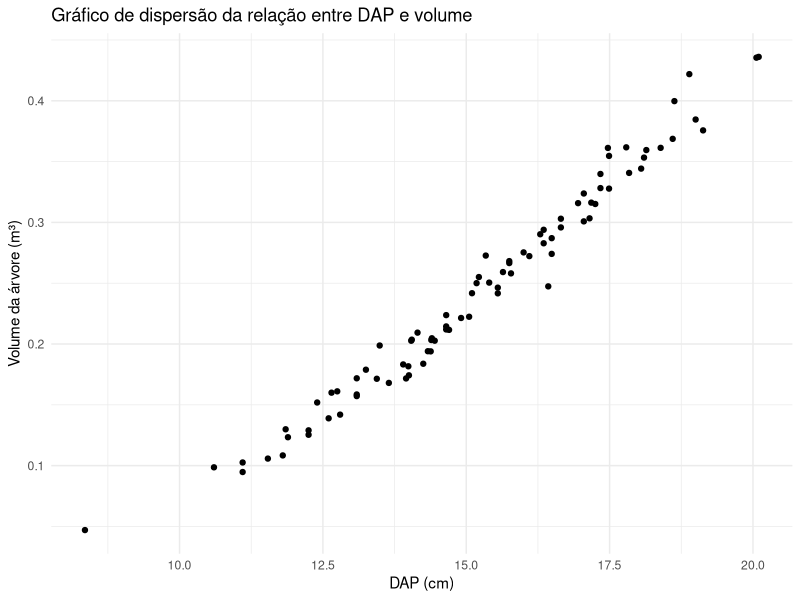
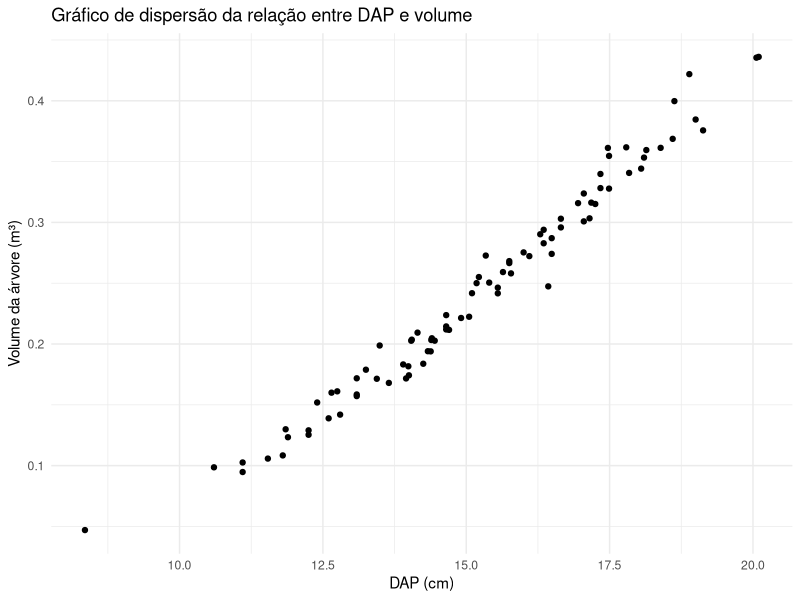

Write the R code that produced these figures, in order.

# Codigo para receber dados de árvores cubados e calcular o volume de cada
# seguindo a fórmula de Smalian.
# O arquivo de entrada de ser .csv e possuir as colunas "arv", "hi", "di", "DAP", "HT".


if(!require(dplyr)) install.packages("dplyr")
library(dplyr)

if(!require(ggplot2)) install.packages("ggplot2")
library(ggplot2)


if (!file.exists("arvores_cubadas.csv")) {
  stop("O arquivo 'arvores_cubadas.csv' não foi encontrado no diretório atual.")
}

dados_cubagem <- read.csv("arvores_cubadas.csv", header = TRUE, sep = ",")

# Verificar se o arquivo possui as colunas necessárias
required_columns <- c("arv", "hi", "di", "DAP", "HT")

if (!all(required_columns %in% colnames(dados_cubagem))) {
  stop("O arquivo não possui todas as colunas necessárias: 'arv', 'hi', 'di', 'DAP', 'HT'")
}

# Converter colunas para numeric
dados_cubagem[required_columns] <- lapply(dados_cubagem[required_columns], as.numeric)

rm(required_columns)

dados_cubagem["gi"] <- (pi*(dados_cubagem["di"])^2/40000)


# Volume seccional pelo método de Smalian

dados_cubagem$volume_seccional <- 0

for (i in 2:(length(dados_cubagem$gi))) {

  # 
  if (dados_cubagem$arv[i] == dados_cubagem$arv[i-1]) {
    
    # Case seja a última seção, calcula o volume de ponta.
    if(dados_cubagem$hi[i] == dados_cubagem$HT[i]) { 
      
      # Volume de ponta
      dados_cubagem$volume_seccional[i] <- (dados_cubagem$gi[i-1]/3)*(dados_cubagem$hi[i]-dados_cubagem$hi[i-1])
      
    }else{
      
      # volume
      dados_cubagem$volume_seccional[i] <- (dados_cubagem$gi[i] + dados_cubagem$gi[i-1])*(dados_cubagem$hi[i]-dados_cubagem$hi[i-1])/2
    }
    
  }else{
    dados_cubagem$volume_seccional[i] <- 0
  }
}

# Agrupar dados por árvore.
dados_cubagem_agrupados <- dados_cubagem %>% 
  group_by(arvore_id = arv) %>% 
  summarise(volume_arvore = sum(volume_seccional), DAP = max(DAP), altura = max(HT))

# Salvar dados agrupados em arquivo .csv
write.csv(dados_cubagem_agrupados, file = "dados_cubagem_volume.csv", row.names = FALSE)  
  
if (file.exists("dados_cubagem_volume.csv")) {
  print("O arquivo 'dados_cubagem_volume.csv' foi criado no diretório atual.")
}  

# Gráfico de dispersão DAP x  Volume.
grafico <- ggplot(dados_cubagem_agrupados, aes(x = DAP, y = volume_arvore)) +
                geom_point() +
                labs( x = "DAP (cm)", y = "Volume da árvore (m³)") +
                ggtitle("Gráfico de dispersão da relação entre DAP e volume") +
                theme_minimal()

ggsave("grafico_DAP_volume.png", plot = grafico, width = 8, height = 6, bg = "white")


plot(grafico)

  
  
